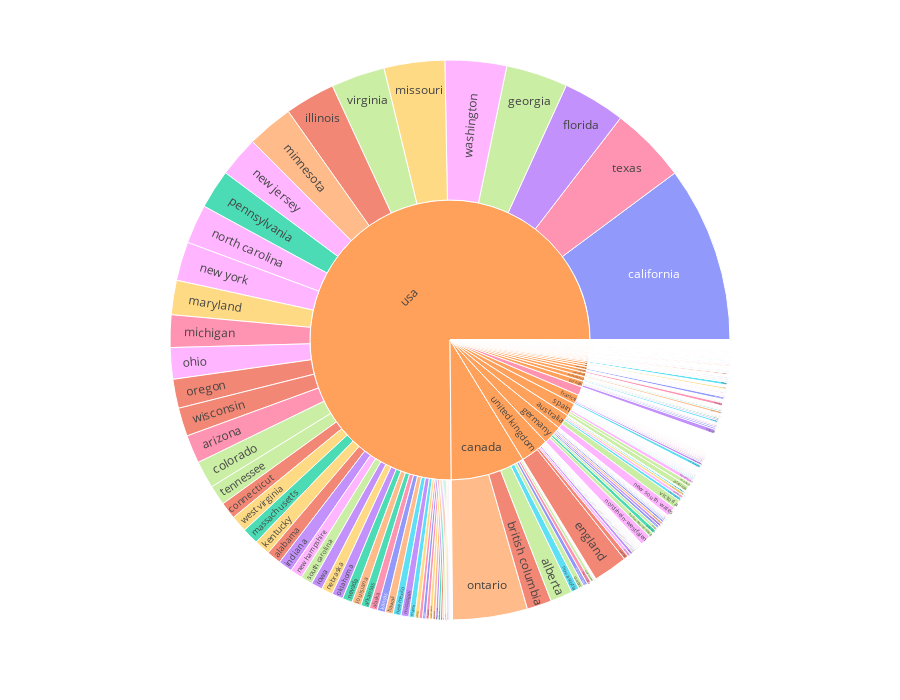

Write notebook code for a chart like this one.
### Code cell
df = df[df['age']!=0]
df = df[df['rating']!=0]

fig = px.sunburst(df,
                  color=("state"),
                  values="age",
                  path=["country","state"],
                  hover_name="age",
                  height=700)

fig.show()

### Figure 1 — Plotly figure (JSON) as saved in the notebook; plotly's stock layout.template omitted (floating-point values rounded to 4 significant figures; data arrays with more than 128 entries replaced by an {"elided": "..."} marker saying what was removed)
{"data": [{"branchvalues": "total", "customdata": {"elided": "2572x1 str values"}, "domain": {"x": [0, 1], "y": [0, 1]}, "hovertemplate": "<b>%{hovertext}</b><br><br>labels=%{label}<br>age=%{value}<br>parent=%{parent}<br>id=%{id}<br>state=%{customdata[0]}<extra></extra>", "hovertext": {"elided": "2572 int values"}, "ids": {"elided": "2572 str values"}, "labels": {"elided": "2572 str values"}, "marker": {"colors": {"elided": "2572 str values"}}, "name": "", "parents": {"elided": "2572 str values"}, "type": "sunburst", "values": {"elided": "2572 int values"}}], "layout": {"height": 700, "legend": {"tracegroupgap": 0}, "margin": {"t": 60}}}
